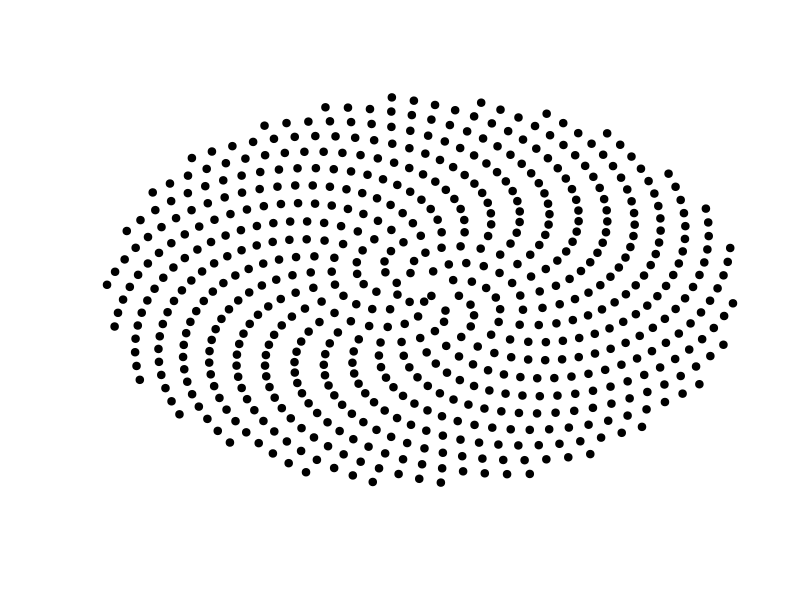

Write R code to recreate this figure.
golden.ratio = (sqrt(5) + 1)/2
fibonacci.angle=360/(golden.ratio^2)
#fibonacci.angle=137.5
#fibonacci.angle=30.045
#fibonacci.angle=14.9714
c=1
num_points=630
x=rep(0,num_points)
y=rep(0,num_points)

for (n in 1:num_points) {
    myn = n*1
    r=c*sqrt(myn)
    theta=fibonacci.angle*(myn)
    x[n]=r*cos(theta)
    y[n]=r*sin(theta)
}
plot(x,y,axes=FALSE,ann=FALSE,pch=19,cex=1,)
